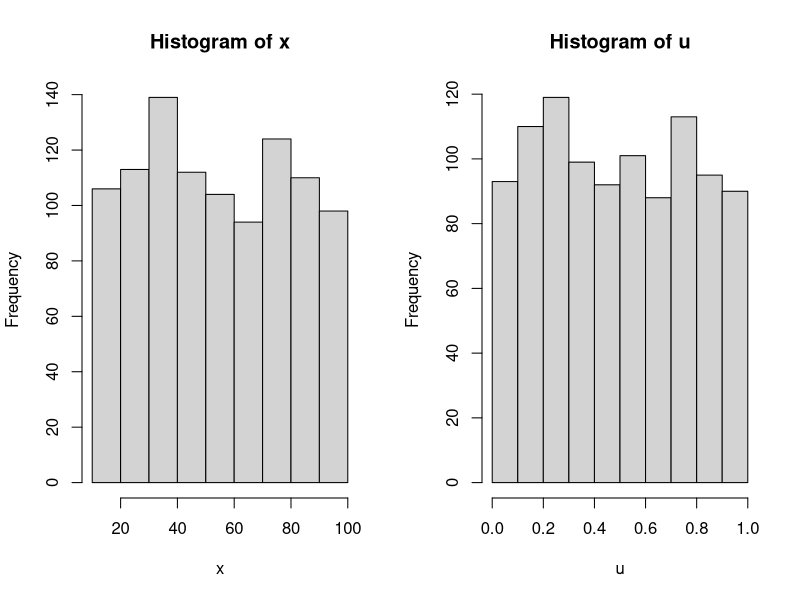

The R script that drew this image:
n=1000; 
u=runif(n);
a=10;
b=100;
x=c(1:n);
for(i in c(1:n)){
  x[i]=a+(b-a)*u[i];
  print(x[i]);
}
par(mfrow=c(1,2))
hist(x);
hist(u);
par(mfrow=c(1,1))
